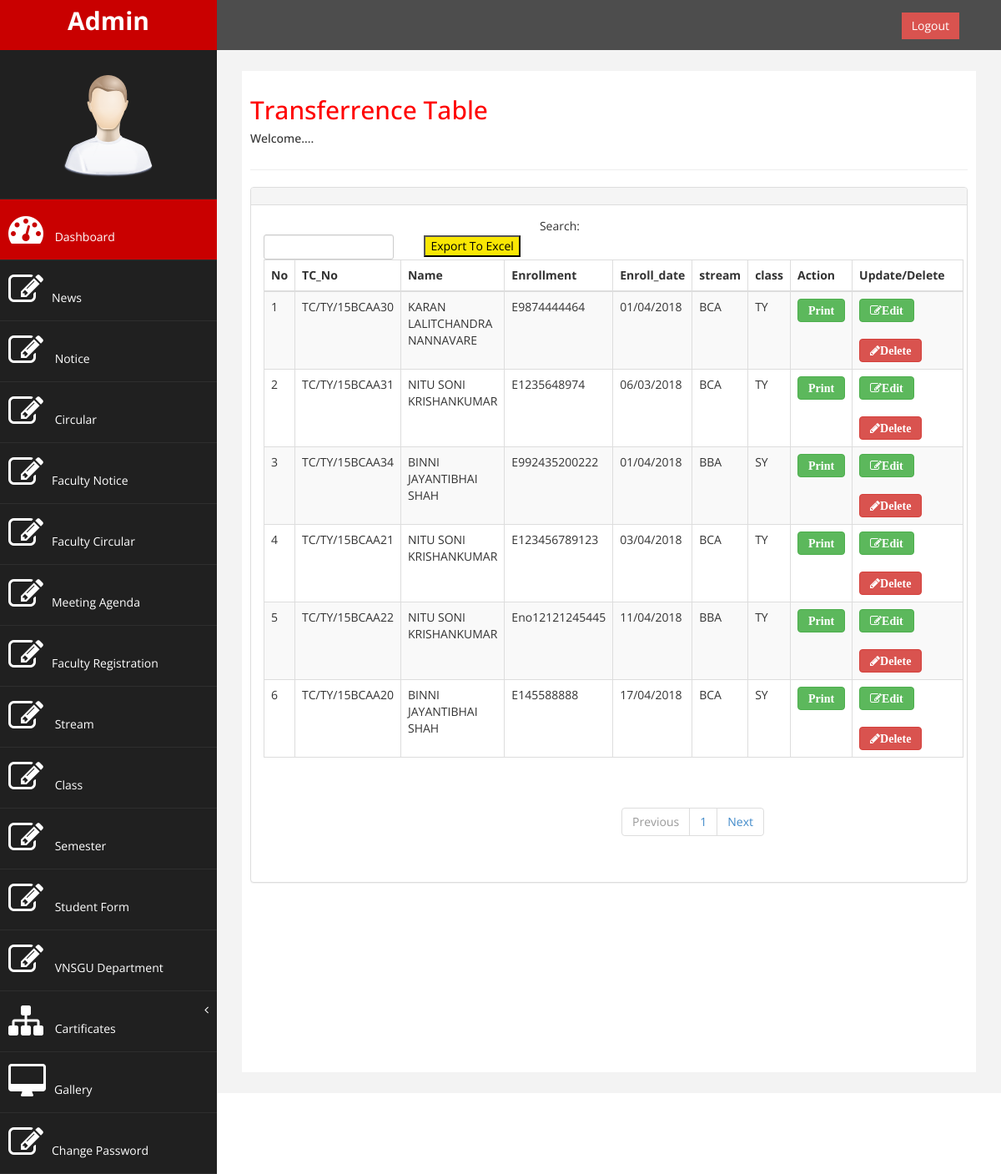
The page /admin/viewtransferrence.php (signed in) on the database its author committed.
### tables this page shows
CREATE TABLE `transferrence` (
  `transferrence_id` int(11) NOT NULL,
  `tc_no` varchar(30) DEFAULT NULL,
  `student_id` varchar(60) DEFAULT NULL,
  `gndrms` varchar(20) DEFAULT NULL,
  `gender` varchar(20) DEFAULT NULL,
  `gender1` varchar(20) DEFAULT NULL,
  `enrollment` varchar(100) DEFAULT NULL,
  `enroll_date` varchar(20) DEFAULT NULL,
  `stream_id` int(11) DEFAULT NULL,
  `class_id` int(11) DEFAULT NULL,
  `semfive` varchar(20) DEFAULT NULL,
  `semsix` varchar(20) DEFAULT NULL,
  `semester_id` int(11) DEFAULT NULL,
  `passed_year` int(20) DEFAULT NULL,
  `seat_no` int(11) DEFAULT NULL,
  `dob` varchar(20) DEFAULT NULL,
  `print_date` varchar(20) DEFAULT NULL,
  `department_id` int(100) DEFAULT NULL
);

CREATE TABLE `student_detail` (
  `student_id` int(11) NOT NULL,
  `name` varchar(50) DEFAULT NULL,
  `address` varchar(100) DEFAULT NULL,
  `city` varchar(30) DEFAULT NULL,
  `pin` int(11) DEFAULT NULL,
  `mobile` bigint(20) DEFAULT NULL,
  `email` varchar(35) DEFAULT NULL,
  `dob` date NOT NULL,
  `stream_id` int(11) DEFAULT NULL,
  `class_id` int(11) DEFAULT NULL
);

CREATE TABLE `stream` (
  `stream_id` int(11) NOT NULL,
  `stream` varchar(20) DEFAULT NULL
);

CREATE TABLE `type_of_class` (
  `class_id` int(11) NOT NULL,
  `stream_id` int(11) NOT NULL,
  `class` varchar(20) DEFAULT NULL
);

### admin/viewtransferrence.php (the view, shortened to what this page needs)
<?php
$servername = "localhost";
$username = "root";
$password = "";
$dbname = "oas";
$conn = new mysqli($servername, $username, $password, $dbname);
?>
<!DOCTYPE html PUBLIC "-//W3C//DTD XHTML 1.0 Transitional//EN" "http://www.w3.org/TR/xhtml1/DTD/xhtml1-transitional.dtd">
<html xmlns="http://www.w3.org/1999/xhtml">
<head>
</head>
<body>
<?php include 'header1.php';?>
<div id="page-wrapper" >
            <div id="page-inner">
                <div class="row">
                    <div class="col-md-12">
                     <h2>Transferrence Table</h2>
                        <h5>Welcome.... </h5>
                    </div>
                </div>
                 <hr />
          <div class="row">
                <div class="col-md-12">
                    <div class="panel panel-default">
                        <div class="panel-heading">
                        </div>
                        <div class="panel-body">
                            <div class="table-responsive">
                                <div id="dataTables-example_wrapper" class="dataTables_wrapper form-inline" role="grid"><div class="row"><div class="col-sm-6"><div class="dataTables_length" id="dataTables-example_length">&nbsp;&nbsp;&nbsp;&nbsp;&nbsp;&nbsp;&nbsp;&nbsp;&nbsp;&nbsp;&nbsp;&nbsp;&nbsp;&nbsp;&nbsp;&nbsp;&nbsp;&nbsp;&nbsp;&nbsp;&nbsp;&nbsp;&nbsp;&nbsp;&nbsp;&nbsp;&nbsp;&nbsp;&nbsp;&nbsp;&nbsp;&nbsp;&nbsp;&nbsp;&nbsp;&nbsp;&nbsp;&nbsp;&nbsp;&nbsp;&nbsp;&nbsp;&nbsp;&nbsp;&nbsp;&nbsp;&nbsp;&nbsp;&nbsp;&nbsp;&nbsp;&nbsp;&nbsp;&nbsp;&nbsp;&nbsp;&nbsp;&nbsp;&nbsp;&nbsp;&nbsp;&nbsp;&nbsp;&nbsp;&nbsp;&nbsp;&nbsp;&nbsp;&nbsp;&nbsp;&nbsp;&nbsp;&nbsp;&nbsp;&nbsp;&nbsp;&nbsp;&nbsp;&nbsp;&nbsp;&nbsp;&nbsp;&nbsp;&nbsp;&nbsp;&nbsp;&nbsp;&nbsp;&nbsp;&nbsp;&nbsp;Search:&nbsp;<input type="search" class="form-control input-sm" aria-controls="dataTables-example" onKeyUp="aa();" id="sea">&nbsp;&nbsp;&nbsp;&nbsp;&nbsp;&nbsp;&nbsp;&nbsp;&nbsp;&nbsp;</label><button style="background:#F9E704"><a href="exporttransferences.php"><font color="#000000">Export To Excel</font></a></button></div></div></div><div id=data><table class="table table-striped table-bordered table-hover dataTable no-footer" id="dataTables-example" aria-describedby="dataTables-example_info">
                                    <thead>
                                        <tr role="row"><th class="sorting_asc" tabindex="0" aria-controls="dataTables-example" rowspan="1" colspan="1" aria-sort="ascending" aria-label="Rendering engine: activate to sort column ascending" style="width: 200px;">No</th><th class="sorting_asc" tabindex="0" aria-controls="dataTables-example" rowspan="1" colspan="1" aria-sort="ascending" aria-label="Rendering engine: activate to sort column ascending" style="width: 200px;">TC_No</th><th class="sorting" tabindex="0" aria-controls="dataTables-example" rowspan="1" colspan="1" aria-label="Browser: activate to sort column ascending" style="width: 292px;">Name</th><th class="sorting" tabindex="0" aria-controls="dataTables-example" rowspan="1" colspan="1" aria-label="Browser: activate to sort column ascending" style="width: 150px;">Enrollment</th><th class="sorting" tabindex="0" aria-controls="dataTables-example" rowspan="1" colspan="1" aria-label="Browser: activate to sort column ascending" style="width: 292px;">Enroll_date </th><th class="sorting" tabindex="0" aria-controls="dataTables-example" rowspan="1" colspan="1" aria-label="Browser: activate to sort column ascending" style="width: 150px;">stream</th><th class="sorting" tabindex="0" aria-controls="dataTables-example" rowspan="1" colspan="1" aria-label="Browser: activate to sort column ascending" style="width: 150px;">class</th><th class="sorting" tabindex="0" aria-controls="dataTables-example" rowspan="1" colspan="1" aria-label="Browser: activate to sort column ascending" style="width: 150px;">Action</th><th class="sorting" tabindex="0" aria-controls="dataTables-example" rowspan="1" colspan="1" aria-label="Browser: activate to sort column ascending" style="width: 292px;">Update/Delete</th></tr>
                                    </thead>
                                    <tbody>
                                    <?php
									                                        $record_per_page=10;
$page='';
if(isset($_GET["page"]))
{
	$page=$_GET["page"];
}
else
{
	$page=1;
}
$start_from=($page-1)*$record_per_page;
                                        $ret="select a.transferrence_id,b.name,a.tc_no,a.enrollment,a.enroll_date,s.stream,c.class,d.semester,e.dept from transferrence a,student_detail b,stream s,type_of_class c,semester_details d,vnsgu_department e where a.stream_id=s.stream_id and a.class_id=c.class_id and a.student_id=b.student_id and a.semester_id=d.semester_id and a.department_id=e.department_id order by transferrence_id ASC LIMIT $start_from,$record_per_page ";
$stmt = $conn->prepare($ret) ;
$stmt->execute();
$res=$stmt->get_result();
$cnt=1;
while($row=$res->fetch_object())
	  {
	  	?>
                                    <tr class="gradeA odd">
                                            <td class="sorting_1"><?php echo $cnt;; ?></td>
                                            <td class=" "><?php echo $row->tc_no;?></td>
                                            <td class=" "><?php echo $row->name;?></td>
                                            <td class=" "><?php echo $row->enrollment;?></td>
                                            <td class=" "><?php echo $row->enroll_date;?></td>
                                            <td class=" "><?php echo $row->stream;?></td>
                                            <td class=" "><?php echo $row->class;?></td>
                                             <td><a href="transcriptdesign.php?transferrence_id=<?php echo $row->transferrence_id;?>" class="btn btn-success fa"><b>Print</b></a></td>
                                            <td><a href="updatetransferrece.php?transferrence_id=<?php echo $row->transferrence_id;?>" class="btn btn-success fa fa-edit"><b>Edit</b></a>
<a href="viewtransferrence.php?del=<?php echo $row->transferrence_id;?>" class="btn btn-danger fa fa-pencil" onclick="return confirm('Do you want to delete');"><b>Delete</b></a></td>
                                        </tr>
                                        <?php $cnt=$cnt+1; }?>
                                        </tbody>
                                </table></div><div class="row"><div class="col-sm-6">
							</div><div class="col-sm-6">
                           <div class="pagination">
		<?php
		$page_query="select * from transferrence ORDER BY transferrence_id ASC";
		$page_result=mysqli_query($conn,$page_query);
		$total_records=mysqli_num_rows($page_result);
		$total_pages=ceil($total_records/$record_per_page);
		$pagLink = "<nav><ul class='pagination'><li class='paginate_button previous disabled' aria-controls='dataTables-example' tabindex='0' id='dataTables-example_previous'><a href='#'>Previous</a></li>";
		for($i=1;$i<=$total_pages;$i++)
		{
			 $pagLink .= "<li class='paginate_button' aria-controls='dataTables-example' tabindex='0'><a href='viewtransferrence.php?page=".$i."'>".$i."</a></li>";
		};
		echo $pagLink . "<li class='paginate_button next' aria-controls='dataTables-example' tabindex='0' id='dataTables-example_next'><a href='viewtransferrence.php?page=".$i."'>Next</a></li></ul></nav>";
		?>
							</div>
	</div>
							</div>
						</div>
	 </div>
                    </div>
                </div>
            </div>
                </div>
            </div>
<?php include 'footer1.php';?>
</body>
</html>

### admin/assets/css/custom.css (style rules this page uses)
body { font-family: 'Open Sans', sans-serif; }
#page-wrapper { padding: 15px 15px; min-height: 600px; background:#F3F3F3; }
#page-inner { width:100%; margin:10px 20px 10px 0px; background-color:#fff!important; padding:10px; min-height:1200px; }
h2 { color: #f00; }
@media (min-width:768px) { #page-wrapper { margin: 0 0 0 260px; padding: 15px 30px; min-height: 1200px; } }

### rows shown on the page
transferrence: tc_no "TC/TY/15BCAA30", student.name "KARAN LALITCHANDRA NANNAVARE", enrollment "E9874444464", enroll_date "01/04/2018", stream.stream "BCA", class.class "TY"
transferrence: tc_no "TC/TY/15BCAA31", student.name "NITU SONI KRISHANKUMAR", enrollment "E1235648974", enroll_date "06/03/2018", stream.stream "BCA", class.class "TY"
transferrence: tc_no "TC/TY/15BCAA34", student.name "BINNI JAYANTIBHAI SHAH", enrollment "E992435200222", enroll_date "01/04/2018", stream.stream "BBA", class.class "SY"
transferrence: tc_no "TC/TY/15BCAA21", student.name "NITU SONI KRISHANKUMAR", enrollment "E123456789123", enroll_date "03/04/2018", stream.stream "BCA", class.class "TY"
transferrence: tc_no "TC/TY/15BCAA22", student.name "NITU SONI KRISHANKUMAR", enrollment "Eno12121245445", enroll_date "11/04/2018", stream.stream "BBA", class.class "TY"
transferrence: tc_no "TC/TY/15BCAA20", student.name "BINNI JAYANTIBHAI SHAH", enrollment "E145588888", enroll_date "17/04/2018", stream.stream "BCA", class.class "SY"
